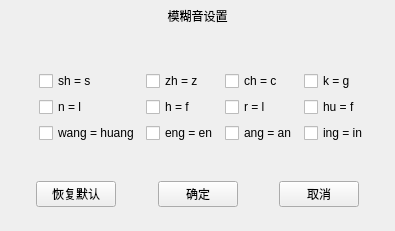
<?xml version="1.0" encoding="UTF-8"?>
<ui version="4.0">
 <class>FuzzyDialog</class>
 <widget class="QWidget" name="FuzzyDialog">
  <property name="geometry">
   <rect>
    <x>0</x>
    <y>0</y>
    <width>395</width>
    <height>231</height>
   </rect>
  </property>
  <property name="sizePolicy">
   <sizepolicy hsizetype="Preferred" vsizetype="Preferred">
    <horstretch>0</horstretch>
    <verstretch>0</verstretch>
   </sizepolicy>
  </property>
  <property name="minimumSize">
   <size>
    <width>0</width>
    <height>0</height>
   </size>
  </property>
  <property name="maximumSize">
   <size>
    <width>15536</width>
    <height>15536</height>
   </size>
  </property>
  <property name="windowTitle">
   <string>Form</string>
  </property>
  <layout class="QHBoxLayout" name="horizontalLayout_6">
   <property name="leftMargin">
    <number>0</number>
   </property>
   <property name="topMargin">
    <number>0</number>
   </property>
   <property name="rightMargin">
    <number>0</number>
   </property>
   <property name="bottomMargin">
    <number>0</number>
   </property>
   <item>
    <layout class="QVBoxLayout" name="verticalLayout_6" stretch="1,1,3,1,1,1">
     <item>
      <widget class="QWidget" name="widget" native="true">
       <property name="sizePolicy">
        <sizepolicy hsizetype="Fixed" vsizetype="Fixed">
         <horstretch>0</horstretch>
         <verstretch>0</verstretch>
        </sizepolicy>
       </property>
       <property name="minimumSize">
        <size>
         <width>245</width>
         <height>32</height>
        </size>
       </property>
       <property name="maximumSize">
        <size>
         <width>16653</width>
         <height>16653</height>
        </size>
       </property>
       <layout class="QHBoxLayout" name="horizontalLayout_4">
        <property name="leftMargin">
         <number>0</number>
        </property>
        <property name="topMargin">
         <number>0</number>
        </property>
        <property name="rightMargin">
         <number>0</number>
        </property>
        <property name="bottomMargin">
         <number>0</number>
        </property>
        <item>
         <layout class="QHBoxLayout" name="horizontalLayout_3" stretch="1,1,1">
          <item>
           <spacer name="horizontalSpacer_8">
            <property name="orientation">
             <enum>Qt::Horizontal</enum>
            </property>
            <property name="sizeType">
             <enum>QSizePolicy::Expanding</enum>
            </property>
            <property name="sizeHint" stdset="0">
             <size>
              <width>40</width>
              <height>20</height>
             </size>
            </property>
           </spacer>
          </item>
          <item>
           <widget class="QLabel" name="logo_title_label">
            <property name="text">
             <string>模糊音设置</string>
            </property>
            <property name="alignment">
             <set>Qt::AlignCenter</set>
            </property>
           </widget>
          </item>
          <item>
           <spacer name="horizontalSpacer_9">
            <property name="orientation">
             <enum>Qt::Horizontal</enum>
            </property>
            <property name="sizeHint" stdset="0">
             <size>
              <width>40</width>
              <height>20</height>
             </size>
            </property>
           </spacer>
          </item>
         </layout>
        </item>
       </layout>
      </widget>
     </item>
     <item>
      <spacer name="verticalSpacer_2">
       <property name="orientation">
        <enum>Qt::Vertical</enum>
       </property>
       <property name="sizeType">
        <enum>QSizePolicy::Minimum</enum>
       </property>
       <property name="sizeHint" stdset="0">
        <size>
         <width>20</width>
         <height>20</height>
        </size>
       </property>
      </spacer>
     </item>
     <item>
      <layout class="QHBoxLayout" name="horizontalLayout_5">
       <item>
        <spacer name="horizontalSpacer_10">
         <property name="orientation">
          <enum>Qt::Horizontal</enum>
         </property>
         <property name="sizeHint" stdset="0">
          <size>
           <width>40</width>
           <height>20</height>
          </size>
         </property>
        </spacer>
       </item>
       <item>
        <widget class="QWidget" name="border_widget" native="true">
         <property name="sizePolicy">
          <sizepolicy hsizetype="Expanding" vsizetype="Expanding">
           <horstretch>0</horstretch>
           <verstretch>0</verstretch>
          </sizepolicy>
         </property>
         <property name="minimumSize">
          <size>
           <width>0</width>
           <height>0</height>
          </size>
         </property>
         <property name="maximumSize">
          <size>
           <width>16653</width>
           <height>16653</height>
          </size>
         </property>
         <layout class="QVBoxLayout" name="verticalLayout_5">
          <item>
           <layout class="QHBoxLayout" name="horizontalLayout">
            <item>
             <layout class="QVBoxLayout" name="verticalLayout">
              <item>
               <widget class="QCheckBox" name="sh_s_checkbox">
                <property name="text">
                 <string>sh = s</string>
                </property>
               </widget>
              </item>
              <item>
               <widget class="QCheckBox" name="n_l_checkbox">
                <property name="text">
                 <string>n = l</string>
                </property>
               </widget>
              </item>
              <item>
               <widget class="QCheckBox" name="wang_huang_checkbox">
                <property name="text">
                 <string>wang = huang</string>
                </property>
               </widget>
              </item>
             </layout>
            </item>
            <item>
             <layout class="QVBoxLayout" name="verticalLayout_2">
              <item>
               <widget class="QCheckBox" name="zh_z_checkbox">
                <property name="text">
                 <string>zh = z</string>
                </property>
               </widget>
              </item>
              <item>
               <widget class="QCheckBox" name="h_f_checkbox">
                <property name="text">
                 <string>h = f</string>
                </property>
               </widget>
              </item>
              <item>
               <widget class="QCheckBox" name="eng_en_checkbox">
                <property name="text">
                 <string>eng = en</string>
                </property>
               </widget>
              </item>
             </layout>
            </item>
            <item>
             <layout class="QVBoxLayout" name="verticalLayout_3">
              <item>
               <widget class="QCheckBox" name="ch_c_checkbox">
                <property name="sizePolicy">
                 <sizepolicy hsizetype="Minimum" vsizetype="Fixed">
                  <horstretch>0</horstretch>
                  <verstretch>0</verstretch>
                 </sizepolicy>
                </property>
                <property name="text">
                 <string>ch = c</string>
                </property>
               </widget>
              </item>
              <item>
               <widget class="QCheckBox" name="r_l_checkbox">
                <property name="sizePolicy">
                 <sizepolicy hsizetype="Minimum" vsizetype="Fixed">
                  <horstretch>0</horstretch>
                  <verstretch>0</verstretch>
                 </sizepolicy>
                </property>
                <property name="text">
                 <string>r = l</string>
                </property>
               </widget>
              </item>
              <item>
               <widget class="QCheckBox" name="ang_an_checkbox">
                <property name="sizePolicy">
                 <sizepolicy hsizetype="Minimum" vsizetype="Fixed">
                  <horstretch>0</horstretch>
                  <verstretch>0</verstretch>
                 </sizepolicy>
                </property>
                <property name="text">
                 <string>ang = an</string>
                </property>
               </widget>
              </item>
             </layout>
            </item>
            <item>
             <layout class="QVBoxLayout" name="verticalLayout_4">
              <item>
               <widget class="QCheckBox" name="k_g_checkbox">
                <property name="sizePolicy">
                 <sizepolicy hsizetype="Minimum" vsizetype="Fixed">
                  <horstretch>0</horstretch>
                  <verstretch>0</verstretch>
                 </sizepolicy>
                </property>
                <property name="text">
                 <string>k = g</string>
                </property>
               </widget>
              </item>
              <item>
               <widget class="QCheckBox" name="hu_f_checkbox">
                <property name="sizePolicy">
                 <sizepolicy hsizetype="Minimum" vsizetype="Fixed">
                  <horstretch>0</horstretch>
                  <verstretch>0</verstretch>
                 </sizepolicy>
                </property>
                <property name="text">
                 <string>hu = f</string>
                </property>
               </widget>
              </item>
              <item>
               <widget class="QCheckBox" name="ing_in_checkbox">
                <property name="sizePolicy">
                 <sizepolicy hsizetype="Minimum" vsizetype="Fixed">
                  <horstretch>0</horstretch>
                  <verstretch>0</verstretch>
                 </sizepolicy>
                </property>
                <property name="text">
                 <string>ing = in</string>
                </property>
               </widget>
              </item>
             </layout>
            </item>
           </layout>
          </item>
         </layout>
        </widget>
       </item>
       <item>
        <spacer name="horizontalSpacer_2">
         <property name="orientation">
          <enum>Qt::Horizontal</enum>
         </property>
         <property name="sizeHint" stdset="0">
          <size>
           <width>28</width>
           <height>20</height>
          </size>
         </property>
        </spacer>
       </item>
      </layout>
     </item>
     <item>
      <spacer name="verticalSpacer">
       <property name="orientation">
        <enum>Qt::Vertical</enum>
       </property>
       <property name="sizeType">
        <enum>QSizePolicy::Minimum</enum>
       </property>
       <property name="sizeHint" stdset="0">
        <size>
         <width>20</width>
         <height>20</height>
        </size>
       </property>
      </spacer>
     </item>
     <item>
      <layout class="QHBoxLayout" name="horizontalLayout_2">
       <item>
        <spacer name="horizontalSpacer_4">
         <property name="orientation">
          <enum>Qt::Horizontal</enum>
         </property>
         <property name="sizeHint" stdset="0">
          <size>
           <width>18</width>
           <height>20</height>
          </size>
         </property>
        </spacer>
       </item>
       <item>
        <widget class="QPushButton" name="reset_btn">
         <property name="text">
          <string>恢复默认</string>
         </property>
        </widget>
       </item>
       <item>
        <spacer name="horizontalSpacer_5">
         <property name="orientation">
          <enum>Qt::Horizontal</enum>
         </property>
         <property name="sizeHint" stdset="0">
          <size>
           <width>18</width>
           <height>20</height>
          </size>
         </property>
        </spacer>
       </item>
       <item>
        <widget class="QPushButton" name="confirm_btn">
         <property name="text">
          <string>确定</string>
         </property>
        </widget>
       </item>
       <item>
        <spacer name="horizontalSpacer_6">
         <property name="orientation">
          <enum>Qt::Horizontal</enum>
         </property>
         <property name="sizeHint" stdset="0">
          <size>
           <width>18</width>
           <height>20</height>
          </size>
         </property>
        </spacer>
       </item>
       <item>
        <widget class="QPushButton" name="cancel_btn">
         <property name="text">
          <string>取消</string>
         </property>
        </widget>
       </item>
       <item>
        <spacer name="horizontalSpacer_7">
         <property name="orientation">
          <enum>Qt::Horizontal</enum>
         </property>
         <property name="sizeHint" stdset="0">
          <size>
           <width>18</width>
           <height>20</height>
          </size>
         </property>
        </spacer>
       </item>
      </layout>
     </item>
     <item>
      <spacer name="verticalSpacer_3">
       <property name="orientation">
        <enum>Qt::Vertical</enum>
       </property>
       <property name="sizeType">
        <enum>QSizePolicy::Minimum</enum>
       </property>
       <property name="sizeHint" stdset="0">
        <size>
         <width>20</width>
         <height>18</height>
        </size>
       </property>
      </spacer>
     </item>
    </layout>
   </item>
  </layout>
 </widget>
 <resources/>
 <connections/>
</ui>
